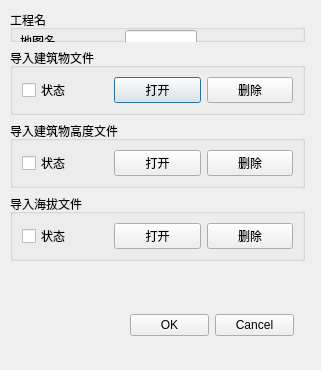
<?xml version="1.0" encoding="UTF-8"?>
<ui version="4.0">
 <class>outdoorFile</class>
 <widget class="QDialog" name="outdoorFile">
  <property name="geometry">
   <rect>
    <x>0</x>
    <y>0</y>
    <width>321</width>
    <height>370</height>
   </rect>
  </property>
  <property name="sizePolicy">
   <sizepolicy hsizetype="Fixed" vsizetype="Fixed">
    <horstretch>0</horstretch>
    <verstretch>0</verstretch>
   </sizepolicy>
  </property>
  <property name="windowTitle">
   <string>Dialog</string>
  </property>
  <widget class="QWidget" name="layoutWidget">
   <property name="geometry">
    <rect>
     <x>10</x>
     <y>10</y>
     <width>295</width>
     <height>251</height>
    </rect>
   </property>
   <layout class="QVBoxLayout" name="verticalLayout">
    <item>
     <widget class="QGroupBox" name="groupBox">
      <property name="title">
       <string>工程名</string>
      </property>
      <widget class="QWidget" name="">
       <property name="geometry">
        <rect>
         <x>10</x>
         <y>20</y>
         <width>177</width>
         <height>22</height>
        </rect>
       </property>
       <layout class="QHBoxLayout" name="horizontalLayout">
        <item>
         <widget class="QLabel" name="label">
          <property name="text">
           <string>地图名</string>
          </property>
         </widget>
        </item>
        <item>
         <spacer name="horizontalSpacer">
          <property name="orientation">
           <enum>Qt::Horizontal</enum>
          </property>
          <property name="sizeHint" stdset="0">
           <size>
            <width>100</width>
            <height>20</height>
           </size>
          </property>
         </spacer>
        </item>
        <item>
         <widget class="QLineEdit" name="lineEdit_name"/>
        </item>
       </layout>
      </widget>
     </widget>
    </item>
    <item>
     <widget class="QGroupBox" name="groupBox_3">
      <property name="title">
       <string>导入建筑物文件</string>
      </property>
      <layout class="QHBoxLayout" name="horizontalLayout_3">
       <item>
        <widget class="QCheckBox" name="checkBox_2">
         <property name="text">
          <string>状态</string>
         </property>
         <property name="checkable">
          <bool>true</bool>
         </property>
        </widget>
       </item>
       <item>
        <widget class="QPushButton" name="buildingButton">
         <property name="text">
          <string>打开</string>
         </property>
        </widget>
       </item>
       <item>
        <widget class="QPushButton" name="pushButton_deleteV">
         <property name="text">
          <string>删除</string>
         </property>
        </widget>
       </item>
      </layout>
     </widget>
    </item>
    <item>
     <widget class="QGroupBox" name="groupBox_4">
      <property name="title">
       <string>导入建筑物高度文件</string>
      </property>
      <layout class="QHBoxLayout" name="horizontalLayout_5">
       <item>
        <widget class="QCheckBox" name="checkBox_4">
         <property name="text">
          <string>状态</string>
         </property>
         <property name="checkable">
          <bool>true</bool>
         </property>
        </widget>
       </item>
       <item>
        <widget class="QPushButton" name="heightButton">
         <property name="text">
          <string>打开</string>
         </property>
        </widget>
       </item>
       <item>
        <widget class="QPushButton" name="pushButton_deleteH">
         <property name="text">
          <string>删除</string>
         </property>
        </widget>
       </item>
      </layout>
     </widget>
    </item>
    <item>
     <widget class="QGroupBox" name="groupBox_2">
      <property name="title">
       <string>导入海拔文件</string>
      </property>
      <layout class="QHBoxLayout" name="horizontalLayout_2">
       <item>
        <widget class="QCheckBox" name="checkBox_3">
         <property name="text">
          <string>状态</string>
         </property>
         <property name="checkable">
          <bool>true</bool>
         </property>
        </widget>
       </item>
       <item>
        <widget class="QPushButton" name="altitudeButton">
         <property name="text">
          <string>打开</string>
         </property>
        </widget>
       </item>
       <item>
        <widget class="QPushButton" name="pushButton_deleteP">
         <property name="text">
          <string>删除</string>
         </property>
        </widget>
       </item>
      </layout>
     </widget>
    </item>
   </layout>
  </widget>
  <widget class="QWidget" name="layoutWidget">
   <property name="geometry">
    <rect>
     <x>130</x>
     <y>310</y>
     <width>164</width>
     <height>31</height>
    </rect>
   </property>
   <layout class="QHBoxLayout" name="horizontalLayout_4">
    <item>
     <widget class="QPushButton" name="pushButton_LoadFile">
      <property name="text">
       <string>OK</string>
      </property>
      <property name="checkable">
       <bool>false</bool>
      </property>
      <property name="default">
       <bool>false</bool>
      </property>
     </widget>
    </item>
    <item>
     <spacer name="horizontalSpacer_4">
      <property name="orientation">
       <enum>Qt::Horizontal</enum>
      </property>
      <property name="sizeHint" stdset="0">
       <size>
        <width>18</width>
        <height>20</height>
       </size>
      </property>
     </spacer>
    </item>
    <item>
     <widget class="QPushButton" name="pushButton_cancel">
      <property name="text">
       <string>Cancel</string>
      </property>
     </widget>
    </item>
   </layout>
  </widget>
 </widget>
 <resources/>
 <connections/>
</ui>
